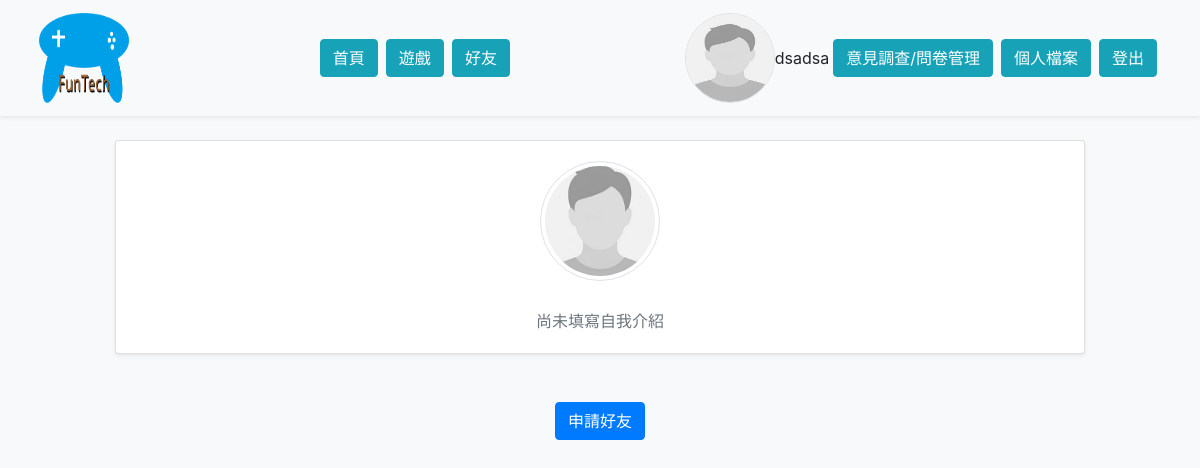
Page /friend-page.php (signed in) on the committed database.
### tables this page shows
CREATE TABLE `users` (
  `id` int(11) NOT NULL,
  `username` text NOT NULL,
  `email` text NOT NULL,
  `password` text NOT NULL,
  `img` text NOT NULL DEFAULT './assets/img/default.jpg',
  `bio` text NOT NULL DEFAULT '尚未填寫自我介紹'
);

### friend-page.php (the view, shortened to what this page needs)
<!DOCTYPE html>
<html lang="en">
<head>
</head>
<body class="bg-light">
    <?php
        include_once "inc/header.php";
        $username = $_GET['username'];
        $user = $pdo->query("SELECT * FROM `users` WHERE `username` = '$username'")->fetch();
        $now_user = $_SESSION['user'] ?? '';
    ?>
    <div id="profile-page" class="container-fluid py-4">
        <div class="row justify-content-center">
            <div class="col-12 col-xl-10">
                <div class="profile-header card mb-4 shadow-sm">
                    <div class="card-body text-center">
                        <img src="<?=$user['img']?>" alt="" class="profile-avatar rounded-circle mb-3 img-thumbnail" style="width: 120px; height: 120px; object-fit: cover;">
                        <p id="bio" class="profile-bio card-text text-muted mb-0"><?=$user['bio']?></p>
                    </div>
                </div>
                <div class="profile-friend-actions mt-4 text-center">
                    <?php
                        $friend_sql = "SELECT * FROM `friends` WHERE
                                      (`send_user` = '$now_user' AND `you_user` = '$username') OR
                                      (`send_user` = '$username' AND `you_user` = '$now_user')";
                        $friend_record = $pdo->query($friend_sql)->fetch();
                        if($friend_record){
                            if($friend_record['status'] == 'friend'){ ?>
                                <button class="btn btn-danger" onclick="location.href='./api/friend_del.php?send_user=<?=$friend_record['send_user']?>&you_user=<?=$friend_record['you_user']?>&status=friend'">移除好友</button>
                            <?php } elseif ($friend_record['status'] == 'pending'){ ?>
                                <button class="btn btn-warning" onclick="location.href='./api/friend_not.php?now_user=<?=$friend_record['send_user']?>&you_user=<?=$friend_record['you_user']?>'">移除申請好友</button>
                            <?php }
                        } else { ?>
                            <button class="btn btn-primary" onclick="location.href='./api/friend_add.php?now_user=<?=$_SESSION['user']?>&you_user=<?=$username?>'">申請好友</button>
                        <?php } ?>
                </div>
            </div>
        </div>
    </div>
</body>
</html>

### inc/header.php (shortened to what this page needs)
<?php include_once "api/db.php" ?>
<link rel="stylesheet" href="assets/css/bootstrap.css">
<header class="site-header navbar navbar-expand-lg navbar-light bg-light shadow-sm px-4 py-2">
    <div class="container-fluid d-flex align-items-center justify-content-between">
        <div class="brand">
            <a href="./index.php" class="brand-link navbar-brand">
                <img src="./assets/img/logo.png" width="90" height="90" class="rounded">
            </a>
        </div>
        <nav class="main-nav d-flex justify-content-center">
            <a href="./index.php" class="home-link btn btn-info m-1 text-white">首頁</a>
            <a href="./games.php" class="games-link btn btn-info m-1 text-white">遊戲</a>
            <a href="./friends.php" class="friends-link btn btn-info m-1 text-white">好友</a>
        </nav>
        <div class="user-area d-flex justify-content-end align-items-center">
            <?php if(!isset($_SESSION['user'])){ ?>
            <a href="./login.php" class="login-link btn btn-info m-1 text-white">登入</a>
            <a href="./register.php" class="register-link btn btn-info m-1 text-white">註冊</a>
            <?php }else{ ?>
            <div class="user-badge d-flex align-items-center me-2">
                <?php
                    $user = $pdo->query("SELECT * FROM `users` WHERE `username` = '{$_SESSION['user']}'")->fetch();
                ?>
                <img src="<?=$user['img']?>" width="90" height="90" class="rounded-circle me-2 border">
                <span class="fw-bold me-2"><?=$_SESSION['user']?></span>
            </div>
            <a href="./admin.php" class="admin-link btn btn-info m-1 text-white">意見調查/問卷管理</a>
            <a href="./profile.php" class="profile-link btn btn-info m-1 text-white">個人檔案</a>
            <a href="./api/logout.php" class="logout-link btn btn-info m-1 text-white">登出</a>
            <?php } ?>
        </div>
    </div>
</header>

### rows in the picture
users: img (placeholder picture)
users: img (placeholder picture), bio "尚未填寫自我介紹"

### other values in the picture
$_SESSION['user'] "dsadsa"
